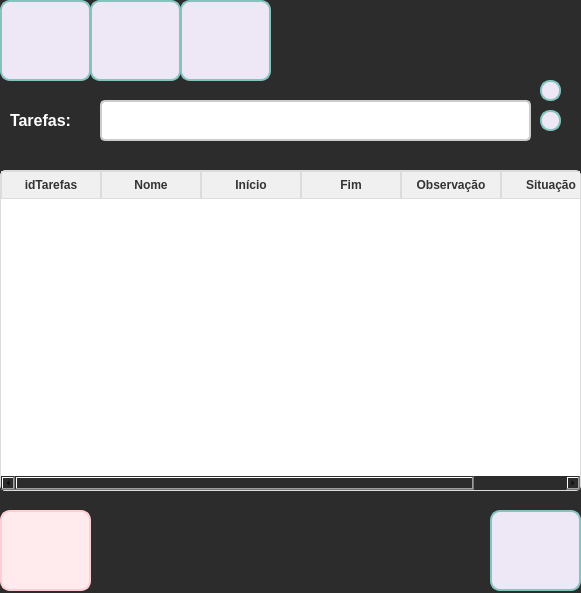
<?xml version="1.0" encoding="UTF-8"?>
<ui version="4.0">
 <class>frm_Tarefas</class>
 <widget class="QWidget" name="frm_Tarefas">
  <property name="geometry">
   <rect>
    <x>0</x>
    <y>0</y>
    <width>581</width>
    <height>593</height>
   </rect>
  </property>
  <property name="windowTitle">
   <string>Form</string>
  </property>
  <property name="styleSheet">
   <string notr="true">QWidget {
    background-color: #2c2c2c;
}</string>
  </property>
  <widget class="QPushButton" name="btn_Add">
   <property name="geometry">
    <rect>
     <x>0</x>
     <y>0</y>
     <width>91</width>
     <height>81</height>
    </rect>
   </property>
   <property name="styleSheet">
    <string notr="true">QPushButton {
    background-color: #EDE7F6;
    border: 2px solid #83C5BE; 
    border-radius: 10px;
    color: #FFFFFF; 
    background-image: url(:/icon_adicionar/adicionar.png); 
    background-repeat: no-repeat; 
    background-position: center; 
    font-size: 14px; 
    font-weight: bold; 
    padding: 10px 16px;
    box-shadow: 0px 4px 6px rgba(0, 0, 0, 0.2); 
    transition: all 0.3s ease; 
}

QPushButton:hover {
    background-color: #E6CBA8; 
    color: #5D3A00;
    box-shadow: none;
}

QPushButton:pressed {
    background-color: #C19A6B; 
    color: #FFFFFF; 
    padding-top: 2px;
    padding-left: 2px;
}</string>
   </property>
   <property name="text">
    <string/>
   </property>
  </widget>
  <widget class="QPushButton" name="btn_voltar">
   <property name="geometry">
    <rect>
     <x>490</x>
     <y>510</y>
     <width>91</width>
     <height>81</height>
    </rect>
   </property>
   <property name="styleSheet">
    <string notr="true">QPushButton {
    background-color: #EDE7F6;
    border: 2px solid #83C5BE; 
    border-radius: 10px;
    color: #FFFFFF; 
    background-image: url(:/icon_voltar/voltar.png); 
    background-repeat: no-repeat; 
    background-position: center; 
    font-size: 14px; 
    font-weight: bold; 
    padding: 10px 16px;
    box-shadow: 0px 4px 6px rgba(0, 0, 0, 0.2); 
    transition: all 0.3s ease; 
}
QPushButton:hover {
    background-color: #83C5BE;
    box-shadow: none; 
}

QPushButton:pressed {
    background-color: #7C3AED; 
    color: #FFFFFF; 
    padding-top: 2px; 
    padding-left: 2px;
}</string>
   </property>
   <property name="text">
    <string/>
   </property>
  </widget>
  <widget class="QPushButton" name="btn_consul">
   <property name="geometry">
    <rect>
     <x>180</x>
     <y>0</y>
     <width>91</width>
     <height>81</height>
    </rect>
   </property>
   <property name="styleSheet">
    <string notr="true">QPushButton {
    background-color: #EDE7F6;
    border: 2px solid #83C5BE; 
    border-radius: 10px;
    color: #FFFFFF; 
    background-image: url(:/icon_consulta/Consultar.png); 
    background-repeat: no-repeat; 
    background-position: center; 
    font-size: 14px; 
    font-weight: bold; 
    padding: 10px 16px;
    box-shadow: 0px 4px 6px rgba(0, 0, 0, 0.2); 
    transition: all 0.3s ease; 
}

QPushButton:hover {
    background-color: #E6CBA8; 
    color: #5D3A00;
    box-shadow: none;
}

QPushButton:pressed {
    background-color: #C19A6B; 
    color: #FFFFFF; 
    padding-top: 2px;
    padding-left: 2px;
}</string>
   </property>
   <property name="text">
    <string/>
   </property>
  </widget>
  <widget class="QPushButton" name="btn_alterar">
   <property name="geometry">
    <rect>
     <x>90</x>
     <y>0</y>
     <width>91</width>
     <height>81</height>
    </rect>
   </property>
   <property name="styleSheet">
    <string notr="true">QPushButton {
    background-color: #EDE7F6;
    border: 2px solid #83C5BE; 
    border-radius: 10px;
    color: #FFFFFF; 
    background-image: url(:/icon_alterar/alterar.png); 
    background-repeat: no-repeat; 
    background-position: center; 
    font-size: 14px; 
    font-weight: bold; 
    padding: 10px 16px;
    box-shadow: 0px 4px 6px rgba(0, 0, 0, 0.2); 
    transition: all 0.3s ease; 
}

QPushButton:hover {
    background-color: #E6CBA8; 
    color: #5D3A00;
    box-shadow: none;
}

QPushButton:pressed {
    background-color: #C19A6B; 
    color: #FFFFFF; 
    padding-top: 2px;
    padding-left: 2px;
}
</string>
   </property>
   <property name="text">
    <string/>
   </property>
  </widget>
  <widget class="QPushButton" name="btn_excluir">
   <property name="geometry">
    <rect>
     <x>0</x>
     <y>510</y>
     <width>91</width>
     <height>81</height>
    </rect>
   </property>
   <property name="styleSheet">
    <string notr="true">QPushButton {
    background-color: #ffebee; 
    border: 2px solid #ffcdd2;
    border-radius: 10px;
    color: #b71c1c; 
    font-size: 14px;
    font-weight: bold;
    padding: 10px 16px;
    background-image:url(:/icon_excluir/excluir.png);
    background-repeat: no-repeat;
    background-position: center;
    padding-left: 40px;
    transition: all 0.3s ease;
}

QPushButton:hover {
    background-color: #ffcdd2;
    border-color: #e57373;
    color: #d32f2f; 
}

QPushButton:pressed {
    background-color: #e57373;
    border-color: #b71c1c;
    padding-left: 44px;
    padding-top: 2px;
}</string>
   </property>
   <property name="text">
    <string/>
   </property>
  </widget>
  <widget class="QPushButton" name="btn_pesquisar">
   <property name="geometry">
    <rect>
     <x>540</x>
     <y>110</y>
     <width>21</width>
     <height>21</height>
    </rect>
   </property>
   <property name="styleSheet">
    <string notr="true">QPushButton {
    background-color: #EDE7F6;
    border: 2px solid #83C5BE; 
    border-radius: 10px;
    color: #FFFFFF; 
    background-image: url(:/icon_pesquisar/pesquisar.png); 
    background-repeat: no-repeat; 
    background-position: center; 
    font-size: 14px; 
    font-weight: bold; 
    padding: 10px 16px;
    box-shadow: 0px 4px 6px rgba(0, 0, 0, 0.2); 
    transition: all 0.3s ease; 
}

QPushButton:hover {
    background-color: #FFFFFF;
    box-shadow: none; 
}

QPushButton:pressed {
    background-color: #7C3AED; 
    color: #FFFFFF; 
    padding-top: 2px; 
    padding-left: 2px;
}
</string>
   </property>
   <property name="text">
    <string/>
   </property>
  </widget>
  <widget class="QLabel" name="lbl_Tarefas">
   <property name="geometry">
    <rect>
     <x>10</x>
     <y>110</y>
     <width>81</width>
     <height>21</height>
    </rect>
   </property>
   <property name="font">
    <font>
     <pointsize>-1</pointsize>
     <weight>75</weight>
     <bold>true</bold>
    </font>
   </property>
   <property name="styleSheet">
    <string notr="true">QLabel {
    font-size: 16px;
    color: #FFFFFF;
    font-weight: bold;
    text-shadow: 1px 1px 2px rgba(0, 0, 0, 0.4);
}
</string>
   </property>
   <property name="text">
    <string>Tarefas:</string>
   </property>
  </widget>
  <widget class="QLineEdit" name="txt_nomeTarefas">
   <property name="geometry">
    <rect>
     <x>100</x>
     <y>100</y>
     <width>431</width>
     <height>41</height>
    </rect>
   </property>
   <property name="font">
    <font>
     <pointsize>-1</pointsize>
    </font>
   </property>
   <property name="styleSheet">
    <string notr="true">QLineEdit {
    border: 2px solid #cccccc; 
    border-radius: 5px; 
    padding: 6px; 
    font-size: 14px; 
    background-color: #ffffff;
    transition: all 0.3s ease;
}

QLineEdit:hover {
    border: 2px solid #3f51b5; 
    background-color: #f5f5f5; 
}
</string>
   </property>
  </widget>
  <widget class="QPushButton" name="btn_filtro">
   <property name="geometry">
    <rect>
     <x>540</x>
     <y>80</y>
     <width>21</width>
     <height>21</height>
    </rect>
   </property>
   <property name="styleSheet">
    <string notr="true">QPushButton {
    background-color: #EDE7F6;
    border: 2px solid #83C5BE; 
    border-radius: 10px;
    color: #FFFFFF; 
    background-image: url(:/icon_filtro/filtro.png); 
    background-repeat: no-repeat; 
    background-position: center; 
    font-size: 14px; 
    font-weight: bold; 
    padding: 10px 16px;
    box-shadow: 0px 4px 6px rgba(0, 0, 0, 0.2); 
    transition: all 0.3s ease; 
}

QPushButton:hover {
    background-color: #FFFFFF;
    box-shadow: none; 
}

QPushButton:pressed {
    background-color: #7C3AED; 
    color: #FFFFFF; 
    padding-top: 2px; 
    padding-left: 2px;
}
</string>
   </property>
   <property name="text">
    <string/>
   </property>
  </widget>
  <widget class="QTableWidget" name="tableWidget">
   <property name="geometry">
    <rect>
     <x>0</x>
     <y>170</y>
     <width>581</width>
     <height>321</height>
    </rect>
   </property>
   <property name="styleSheet">
    <string notr="true">QTableWidget, QTableView {
    border: 1px solid #dcdcdc; 
    border-radius: 5px; 
    gridline-color: #dcdcdc; 
    background-color: #ffffff; 
    font-size: 14px; 
    color: #333333; 
}

QHeaderView::section {
    background-color: #f0f0f0; 
    color: #333333;
    font-weight: bold; 
    border: 1px solid #dcdcdc; 
    padding: 4px; 
}

QTableWidget::item:selected, QTableView::item:selected {
    background-color: #b3d9ff; 
    color: #000000;
}

QTableCornerButton::section {
    background-color: #f0f0f0; 
    border: 1px solid #dcdcdc;
}

QScrollBar:vertical {
    background: #f0f0f0;
    width: 12px; 
    margin: 2px 0 2px 0; 
    border: none; 
}

QScrollBar::handle:vertical {
    background: #b0bec5; 
    min-height: 20px; 
    border-radius: 6px; 
}

QScrollBar::handle:vertical:hover {
    background: #90a4ae; 
}

QScrollBar::add-line:vertical, QScrollBar::sub-line:vertical {
    background: none; 
    height: 0px; 
}

QScrollBar::add-page:vertical, QScrollBar::sub-page:vertical {
    background: none; 
}

QScrollBar:horizontal {
    background: #f0f0f0; 
    height: 12px; 
    margin: 0 2px 0 2px; 
    border: none;
}

QScrollBar::handle:horizontal {
    background: #b0bec5;
    min-width: 20px; 
    border-radius: 6px;
}

QScrollBar::handle:horizontal:hover {
    background: #90a4ae; 
}

QScrollBar::add-line:horizontal, QScrollBar::sub-line:horizontal {
    background: none;
    width: 0px;
}

QScrollBar::add-page:horizontal, QScrollBar::sub-page:horizontal {
    background: none;
}
</string>
   </property>
   <column>
    <property name="text">
     <string>idTarefas</string>
    </property>
   </column>
   <column>
    <property name="text">
     <string>Nome</string>
    </property>
   </column>
   <column>
    <property name="text">
     <string>Início</string>
    </property>
   </column>
   <column>
    <property name="text">
     <string>Fim</string>
    </property>
   </column>
   <column>
    <property name="text">
     <string>Observação</string>
    </property>
   </column>
   <column>
    <property name="text">
     <string>Situação</string>
    </property>
   </column>
  </widget>
 </widget>
 <resources>
  <include location="../Img/icon_adicionar.qrc"/>
  <include location="../Img/icon_voltar.qrc"/>
  <include location="../Img/icon_excluir.qrc"/>
  <include location="../Img/icon_pesquisar.qrc"/>
  <include location="../Img/icon_filtro.qrc"/>
  <include location="../Img/icon_consulta.qrc"/>
  <include location="../Img/icon_alterar.qrc"/>
 </resources>
 <connections/>
</ui>
